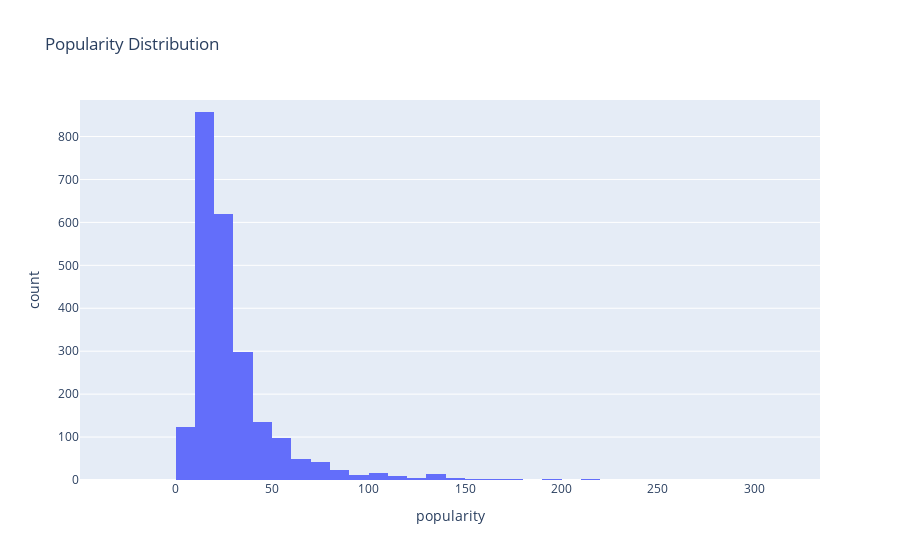
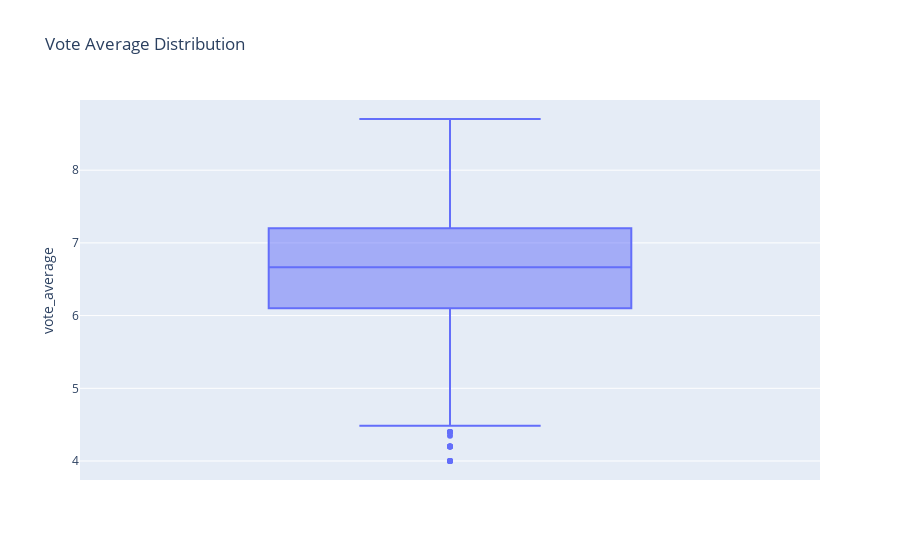
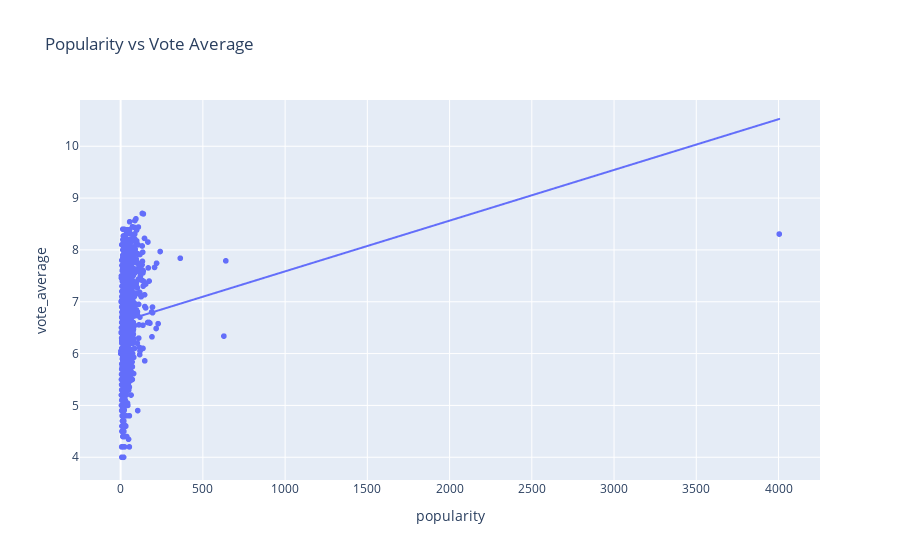
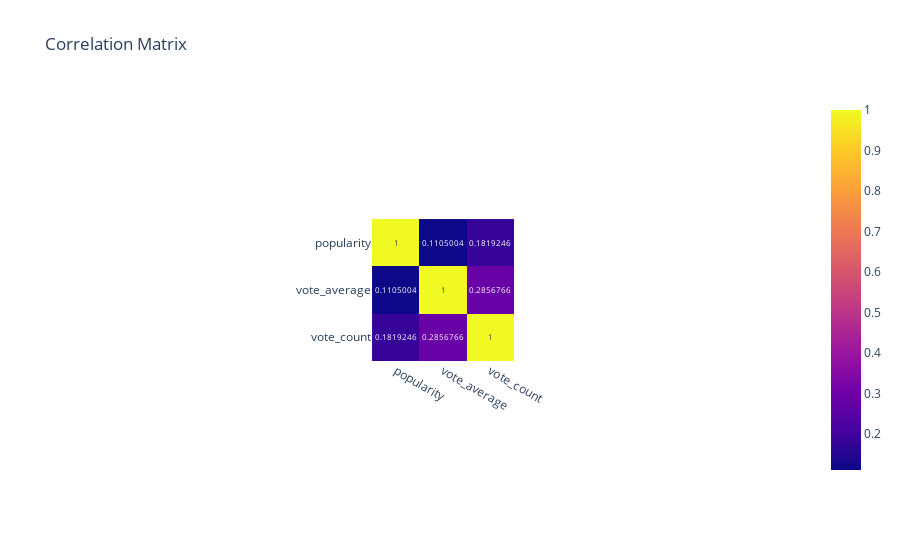

The notebook cell saved with these charts, in order:
### Code cell
# Doing Explaratory Data Analysis

import plotly.express as px

# Histogram of popularity
fig = px.histogram(data, x='popularity', title='Popularity Distribution')
fig.show()

# Box plot for vote_average
fig = px.box(data, y='vote_average', title='Vote Average Distribution')
fig.show()

# Using a scatter plot to explore relationship between popularity and vote_average
fig = px.scatter(data, x='popularity', y='vote_average', trendline="ols", title='Popularity vs Vote Average')
fig.show()

# Calculating and visualizing the correlation matrix
correlation_matrix = data[['popularity', 'vote_average', 'vote_count']].corr()
fig = px.imshow(correlation_matrix, text_auto=True, title='Correlation Matrix')
fig.show()

### Figure 1 — Plotly figure (JSON) as saved in the notebook; plotly's stock layout.template omitted (floating-point values rounded to 4 significant figures; data arrays with more than 128 entries replaced by an {"elided": "..."} marker saying what was removed)
{"data": [{"alignmentgroup": "True", "bingroup": "x", "hovertemplate": "popularity=%{x}<br>count=%{y}<extra></extra>", "legendgroup": "", "marker": {"color": "#636efa", "pattern": {"shape": ""}}, "name": "", "offsetgroup": "", "orientation": "v", "showlegend": false, "type": "histogram", "x": {"elided": "2325 float values"}, "xaxis": "x", "yaxis": "y"}], "layout": {"autosize": true, "barmode": "relative", "legend": {"tracegroupgap": 0}, "title": {"text": "Popularity Distribution"}, "xaxis": {"anchor": "y", "autorange": false, "domain": [0, 1], "range": [-49.55, 334.0], "title": {"text": "popularity"}, "type": "linear"}, "yaxis": {"anchor": "x", "autorange": false, "domain": [0, 1], "range": [0, 885.1], "title": {"text": "count"}}}}

### Figure 2 — Plotly figure (JSON) as saved in the notebook; plotly's stock layout.template omitted (floating-point values rounded to 4 significant figures; data arrays with more than 128 entries replaced by an {"elided": "..."} marker saying what was removed)
{"data": [{"alignmentgroup": "True", "hovertemplate": "vote_average=%{y}<extra></extra>", "legendgroup": "", "marker": {"color": "#636efa"}, "name": "", "notched": false, "offsetgroup": "", "orientation": "v", "showlegend": false, "type": "box", "x0": " ", "xaxis": "x", "y": {"elided": "2325 float values"}, "y0": " ", "yaxis": "y"}], "layout": {"autosize": true, "boxmode": "group", "legend": {"tracegroupgap": 0}, "title": {"text": "Vote Average Distribution"}, "xaxis": {"anchor": "y", "autorange": true, "domain": [0, 1], "range": [-0.5, 0.5], "type": "category"}, "yaxis": {"anchor": "x", "autorange": true, "domain": [0, 1], "range": [3.739, 8.965], "title": {"text": "vote_average"}, "type": "linear"}}}

### Figure 3 — Plotly figure (JSON) as saved in the notebook; plotly's stock layout.template omitted (floating-point values rounded to 4 significant figures; data arrays with more than 128 entries replaced by an {"elided": "..."} marker saying what was removed)
{"data": [{"hovertemplate": "popularity=%{x}<br>vote_average=%{y}<extra></extra>", "legendgroup": "", "marker": {"color": "#636efa", "symbol": "circle"}, "mode": "markers", "name": "", "showlegend": false, "type": "scattergl", "x": {"elided": "2325 float values"}, "xaxis": "x", "y": {"elided": "2325 float values"}, "yaxis": "y"}, {"hovertemplate": "<b>OLS trendline</b><br>vote_average = 0.000978401 * popularity + 6.60788<br>R<sup>2</sup>=0.012210<br><br>popularity=%{x}<br>vote_average=%{y} <b>(trend)</b><extra></extra>", "legendgroup": "", "marker": {"color": "#636efa", "symbol": "circle"}, "mode": "lines", "name": "", "showlegend": false, "type": "scattergl", "x": {"elided": "2325 float values"}, "xaxis": "x", "y": {"elided": "2325 float values"}, "yaxis": "y"}], "layout": {"autosize": true, "legend": {"tracegroupgap": 0}, "title": {"text": "Popularity vs Vote Average"}, "xaxis": {"anchor": "y", "autorange": true, "domain": [0, 1], "range": [-241.6, 4247.0], "title": {"text": "popularity"}, "type": "linear"}, "yaxis": {"anchor": "x", "autorange": true, "domain": [0, 1], "range": [3.474, 10.9], "title": {"text": "vote_average"}, "type": "linear"}}}

### Figure 4 — Plotly figure (JSON) as saved in the notebook; plotly's stock layout.template omitted (floating-point values rounded to 4 significant figures)
{"data": [{"coloraxis": "coloraxis", "hovertemplate": "x: %{x}<br>y: %{y}<br>color: %{z}<extra></extra>", "name": "0", "texttemplate": "%{z}", "type": "heatmap", "x": ["popularity", "vote_average", "vote_count"], "xaxis": "x", "y": ["popularity", "vote_average", "vote_count"], "yaxis": "y", "z": [[1, 0.1105, 0.1819], [0.1105, 1, 0.2857], [0.1819, 0.2857, 1]]}], "layout": {"autosize": true, "coloraxis": {"colorscale": [[0, "#0d0887"], [0.1111, "#46039f"], [0.2222, "#7201a8"], [0.3333, "#9c179e"], [0.4444, "#bd3786"], [0.5556, "#d8576b"], [0.6667, "#ed7953"], [0.7778, "#fb9f3a"], [0.8889, "#fdca26"], [1, "#f0f921"]]}, "title": {"text": "Correlation Matrix"}, "xaxis": {"anchor": "y", "autorange": true, "constrain": "domain", "domain": [0.4023, 0.5977], "range": [-0.5, 2.5], "scaleanchor": "y", "type": "category"}, "yaxis": {"anchor": "x", "autorange": true, "constrain": "domain", "domain": [0, 1], "range": [2.5, -0.5], "type": "category"}}}
